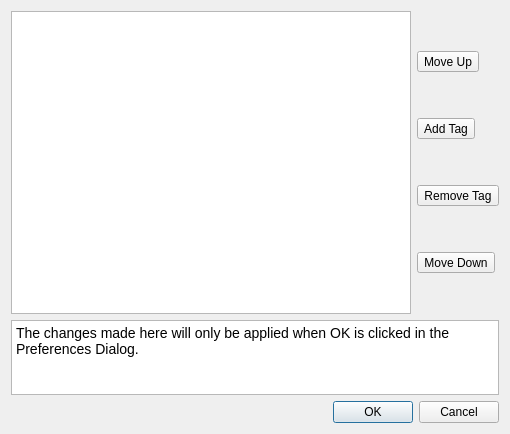
<?xml version="1.0" encoding="UTF-8"?>
<ui version="4.0">
 <class>TagDialog</class>
 <widget class="QDialog" name="TagDialog">
  <property name="geometry">
   <rect>
    <x>0</x>
    <y>0</y>
    <width>510</width>
    <height>434</height>
   </rect>
  </property>
  <property name="windowTitle">
   <string>Dialog</string>
  </property>
  <layout class="QVBoxLayout" name="verticalLayout_2" stretch="10,2,0">
   <item>
    <layout class="QHBoxLayout" name="horizontalLayout">
     <item>
      <widget class="QTableView" name="tag_table">
       <property name="alternatingRowColors">
        <bool>true</bool>
       </property>
       <property name="selectionMode">
        <enum>QAbstractItemView::SelectionMode::SingleSelection</enum>
       </property>
       <property name="selectionBehavior">
        <enum>QAbstractItemView::SelectionBehavior::SelectRows</enum>
       </property>
       <property name="showGrid">
        <bool>true</bool>
       </property>
       <attribute name="horizontalHeaderStretchLastSection">
        <bool>true</bool>
       </attribute>
       <attribute name="verticalHeaderVisible">
        <bool>false</bool>
       </attribute>
      </widget>
     </item>
     <item>
      <layout class="QVBoxLayout" name="verticalLayout">
       <item>
        <widget class="QToolButton" name="up_toolbutton">
         <property name="text">
          <string>Move Up</string>
         </property>
         <property name="icon">
          <iconset theme="QIcon::ThemeIcon::GoUp"/>
         </property>
        </widget>
       </item>
       <item>
        <widget class="QToolButton" name="add_toolbutton">
         <property name="text">
          <string>Add Tag</string>
         </property>
         <property name="icon">
          <iconset theme="QIcon::ThemeIcon::ListAdd"/>
         </property>
        </widget>
       </item>
       <item>
        <widget class="QToolButton" name="remove_toolbutton">
         <property name="text">
          <string>Remove Tag</string>
         </property>
         <property name="icon">
          <iconset theme="QIcon::ThemeIcon::ListRemove"/>
         </property>
        </widget>
       </item>
       <item>
        <widget class="QToolButton" name="down_toolbutton">
         <property name="text">
          <string>Move Down</string>
         </property>
         <property name="icon">
          <iconset theme="QIcon::ThemeIcon::GoDown"/>
         </property>
        </widget>
       </item>
      </layout>
     </item>
    </layout>
   </item>
   <item>
    <widget class="QTextEdit" name="save_warning_text_edit">
     <property name="sizePolicy">
      <sizepolicy hsizetype="MinimumExpanding" vsizetype="Minimum">
       <horstretch>0</horstretch>
       <verstretch>0</verstretch>
      </sizepolicy>
     </property>
     <property name="maximumSize">
      <size>
       <width>16777215</width>
       <height>75</height>
      </size>
     </property>
     <property name="baseSize">
      <size>
       <width>0</width>
       <height>20</height>
      </size>
     </property>
     <property name="readOnly">
      <bool>true</bool>
     </property>
     <property name="html">
      <string>&lt;!DOCTYPE HTML PUBLIC &quot;-//W3C//DTD HTML 4.0//EN&quot; &quot;http://www.w3.org/TR/REC-html40/strict.dtd&quot;&gt;
&lt;html&gt;&lt;head&gt;&lt;meta name=&quot;qrichtext&quot; content=&quot;1&quot; /&gt;&lt;meta charset=&quot;utf-8&quot; /&gt;&lt;style type=&quot;text/css&quot;&gt;
p, li { white-space: pre-wrap; }
hr { height: 1px; border-width: 0; }
li.unchecked::marker { content: &quot;\2610&quot;; }
li.checked::marker { content: &quot;\2612&quot;; }
&lt;/style&gt;&lt;/head&gt;&lt;body style=&quot; font-family:'Fira Sans'; font-size:10.5pt; font-weight:316; font-style:normal;&quot;&gt;
&lt;p style=&quot; margin-top:0px; margin-bottom:0px; margin-left:0px; margin-right:0px; -qt-block-indent:0; text-indent:0px;&quot;&gt;The changes made here will only be applied when OK is clicked in the Preferences Dialog. &lt;/p&gt;&lt;/body&gt;&lt;/html&gt;</string>
     </property>
    </widget>
   </item>
   <item>
    <widget class="QDialogButtonBox" name="button_box">
     <property name="orientation">
      <enum>Qt::Orientation::Horizontal</enum>
     </property>
     <property name="standardButtons">
      <set>QDialogButtonBox::StandardButton::Cancel|QDialogButtonBox::StandardButton::Ok</set>
     </property>
    </widget>
   </item>
  </layout>
 </widget>
 <resources/>
 <connections>
  <connection>
   <sender>button_box</sender>
   <signal>accepted()</signal>
   <receiver>TagDialog</receiver>
   <slot>accept()</slot>
   <hints>
    <hint type="sourcelabel">
     <x>248</x>
     <y>254</y>
    </hint>
    <hint type="destinationlabel">
     <x>157</x>
     <y>274</y>
    </hint>
   </hints>
  </connection>
  <connection>
   <sender>button_box</sender>
   <signal>rejected()</signal>
   <receiver>TagDialog</receiver>
   <slot>reject()</slot>
   <hints>
    <hint type="sourcelabel">
     <x>316</x>
     <y>260</y>
    </hint>
    <hint type="destinationlabel">
     <x>286</x>
     <y>274</y>
    </hint>
   </hints>
  </connection>
 </connections>
</ui>
